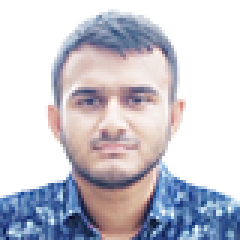
#> input picture ImageXXXXX/puzzle.png, 80 x 80 px (shown 3 times larger)
$ python code.py
#> lines starting #> are read from the running program, lines starting #| are printed output that depends on the picture; after the words box and inside, x2 and y2 are one past the last pixel; in counts of white or black regions, pixels touching at a corner belong together
import cv2
import numpy as np
from PIL import Image

bgr = cv2.imread('puzzle.png')
#> bgr is the input picture: shape (80, 80, 3); mean B, G, R 208.6, 199.3, 200.5
gray = cv2.cvtColor(bgr, cv2.COLOR_BGR2GRAY)
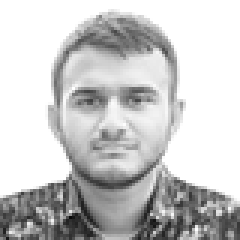
#> gray: shape (80, 80) (shown 3 times larger); min 9, max 255, mean 200.7
_, roi = cv2.threshold(gray, 0, 255, cv2.THRESH_BINARY)
#> roi: shape (80, 80); every value is 255
cv2.imwrite('/hroi.png', roi)
cont = cv2.findContours(roi, cv2.RETR_EXTERNAL, cv2.CHAIN_APPROX_SIMPLE)
#> cont = 1 contour; box (x1, y1, x2, y2) and area: (0, 0, 80, 80) 6241
output = np.zeros(gray.shape, dtype=np.uint8)
cv2.drawContours(output, cont[0], -1, (255, 255, 255))
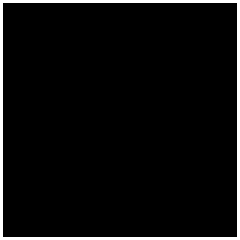
#> output: shape (80, 80) (shown 3 times larger); 4.9% white in thin lines or dots

# removing boundary
boundary = 255*np.ones(gray.shape, dtype=np.uint8)
boundary[1:boundary.shape[0]-1, 1:boundary.shape[1]-1] = 0

toremove = output & boundary
output = output ^ toremove
#> output: shape (80, 80); every value is 0
np.savetxt("foo.txt", output, delimiter=",")
#> (the run stopped early here; a loop or call above may not have finished)
